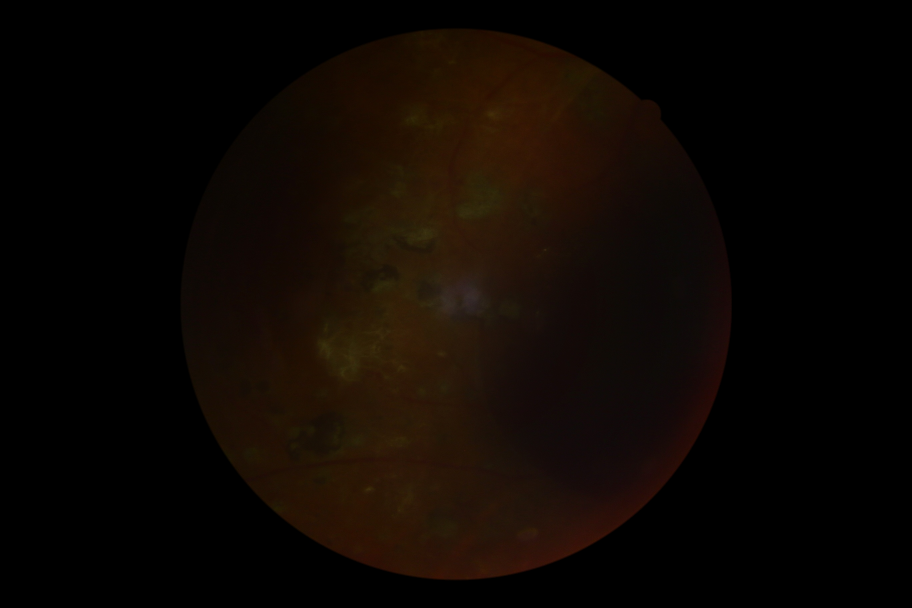
#> input picture fundus_images/007-8169-601.jpg, 2736 x 1824 px (shown at 1/3 size); its folder holds only this picture in this run
$ python main.py
#> lines starting #> are read from the running program, lines starting #| are printed output that depends on the picture
### preprocess.py
import cv2
import numpy as np

def preprocess_image(image_path):
#> called with image_path = 'fundus_images/007-8169-601.jpg'
    img = cv2.imread(image_path)
#> img is the input picture: shape (1824, 2736, 3); mean B, G, R 2.7, 7.2, 13.4
    if img is None:
        raise ValueError(f"Image not found: {image_path}")

    img = cv2.resize(img, (224, 224))
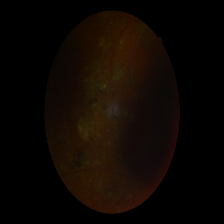
#> img: shape (224, 224, 3); mean B, G, R 2.6, 7.1, 13.4
    img = cv2.cvtColor(img, cv2.COLOR_BGR2RGB)  # Important for consistency

    # Apply CLAHE to each channel separately
    clahe = cv2.createCLAHE(clipLimit=2.0, tileGridSize=(8, 8))
    channels = cv2.split(img)
    clahe_channels = [clahe.apply(c) for c in channels]
#> clahe_channels = 3 items
    enhanced_img = cv2.merge(clahe_channels)
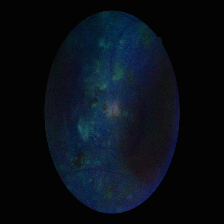
#> enhanced_img: shape (224, 224, 3); mean of channels 0, 1, 2 23.7, 15.6, 9.2; drawn as B, G, R

    normalized_img = enhanced_img.astype(np.float32) / 255.0

    return normalized_img  # Shape (224,224,3)

### main.py
# main.py
import os
import cv2
import numpy as np
import matplotlib.pyplot as plt
from preprocess import preprocess_image # type: ignore

input_folder = "fundus_images"
output_folder = "processed_images"
os.makedirs(output_folder, exist_ok=True)

processed_images = []

for file in os.listdir(input_folder):
    if file.lower().endswith(('.jpg', '.jpeg', '.png')):
        try:
            img_path = os.path.join(input_folder, file)
            processed = preprocess_image(img_path)
            processed_images.append(processed)

            # Save to disk (optional)
            save_path = os.path.join(output_folder, file)
            cv2.imwrite(save_path, (processed.squeeze() * 255).astype(np.uint8))
        except Exception as e:
            print(f"Failed to process {file}: {e}")

print(f"Total images processed: {len(processed_images)}")
#| Total images processed: 1

# Optional: Preview one
if processed_images:
    plt.imshow(processed_images[0].squeeze(), cmap='gray')
    plt.title("Sample Preprocessed Image")
    plt.axis('off')
    plt.show()

$ run again, on fundus_images/007-8348-602.jpg
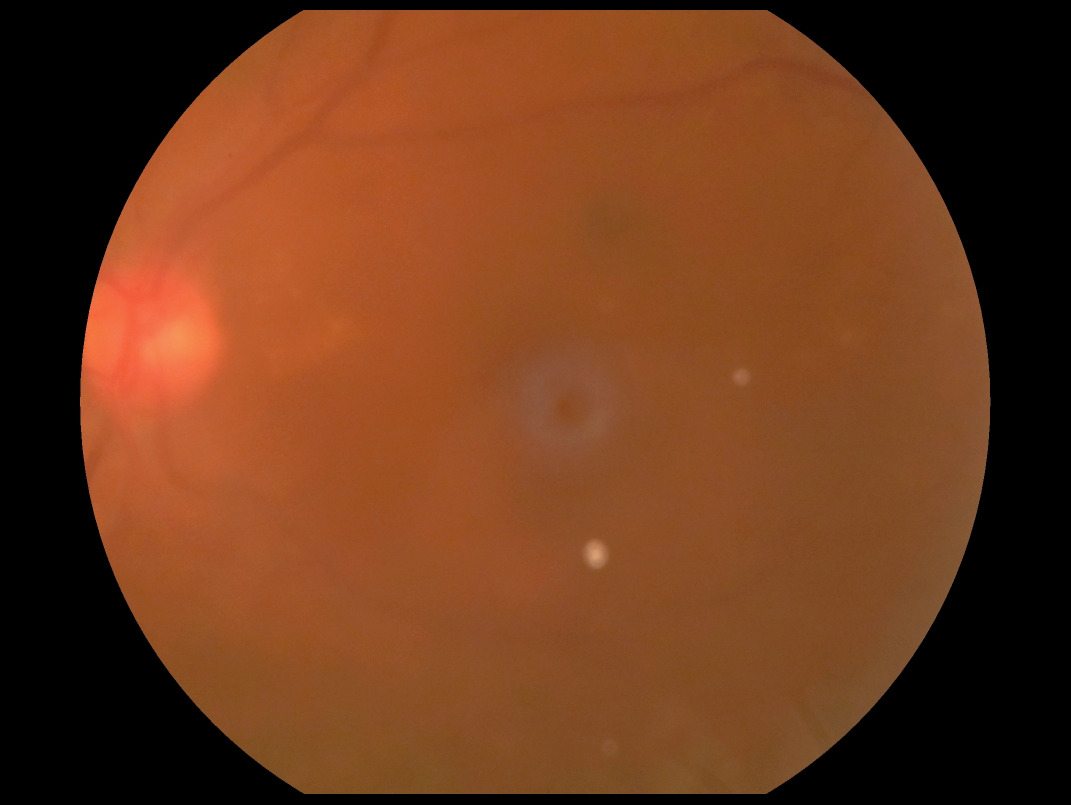
#> input picture fundus_images/007-8348-602.jpg, 2142 x 1609 px (shown at 1/2 size)
#> in preprocess_image, img is the input picture: shape (1609, 2142, 3); mean B, G, R 28, 57.5, 108.1
#> in preprocess_image, `img = cv2.resize(img, (224, 224))`:
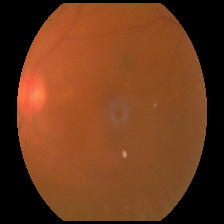
#> img: shape (224, 224, 3); mean B, G, R 27.9, 57.4, 107.9
#> clahe_channels = 3 items
#> in preprocess_image, `enhanced_img = cv2.merge(clahe_channels)`:
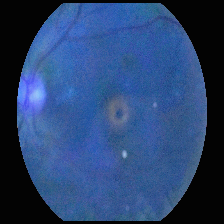
#> enhanced_img: shape (224, 224, 3); mean of channels 0, 1, 2 113, 68.2, 41.6; drawn as B, G, R
#| Total images processed: 1

$ run again, on fundus_images/007-8393-603.jpg
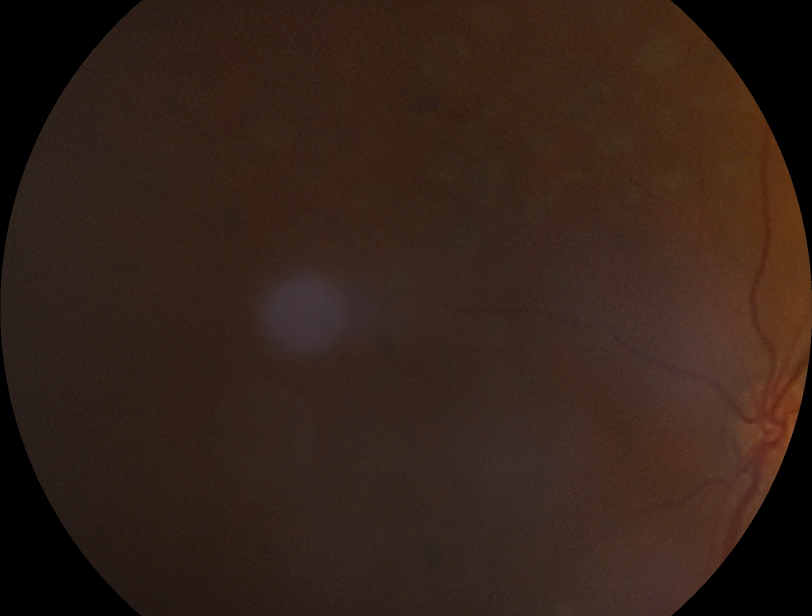
#> input picture fundus_images/007-8393-603.jpg, 1624 x 1232 px (shown at 1/2 size)
#> in preprocess_image, img is the input picture: shape (1232, 1624, 3); mean B, G, R 24.9, 34.1, 52.1
#> in preprocess_image, `img = cv2.resize(img, (224, 224))`:
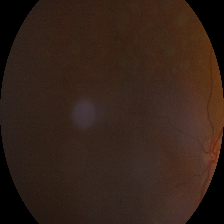
#> img: shape (224, 224, 3); mean B, G, R 24.8, 34.1, 52.1
#> clahe_channels = 3 items
#> in preprocess_image, `enhanced_img = cv2.merge(clahe_channels)`:
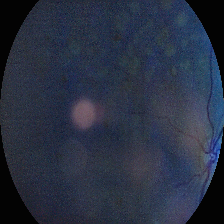
#> enhanced_img: shape (224, 224, 3); mean of channels 0, 1, 2 66.7, 48.9, 41.3; drawn as B, G, R
#| Total images processed: 1

$ run again, on fundus_images/007-8239-602.jpg
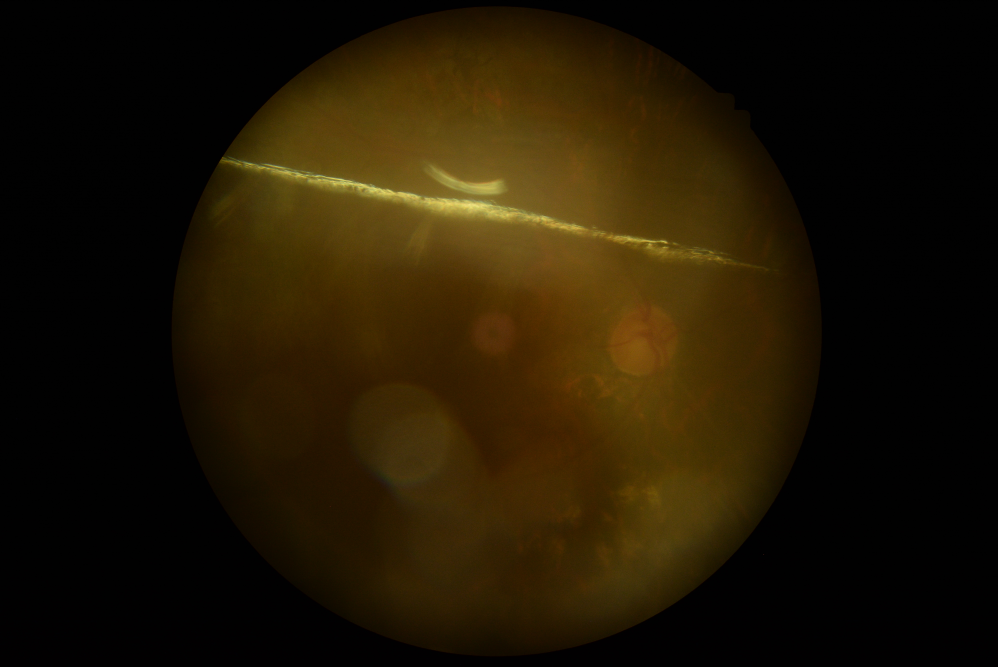
#> input picture fundus_images/007-8239-602.jpg, 2992 x 2000 px (shown at 1/3 size)
#> in preprocess_image, img is the input picture: shape (2000, 2992, 3); mean B, G, R 3.3, 22.6, 33.1
#> in preprocess_image, `img = cv2.resize(img, (224, 224))`:
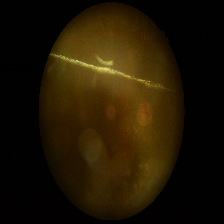
#> img: shape (224, 224, 3); mean B, G, R 3.3, 22.5, 33.1
#> clahe_channels = 3 items
#> in preprocess_image, `enhanced_img = cv2.merge(clahe_channels)`:
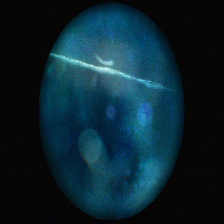
#> enhanced_img: shape (224, 224, 3); mean of channels 0, 1, 2 47.7, 36.7, 11; drawn as B, G, R
#| Total images processed: 1
